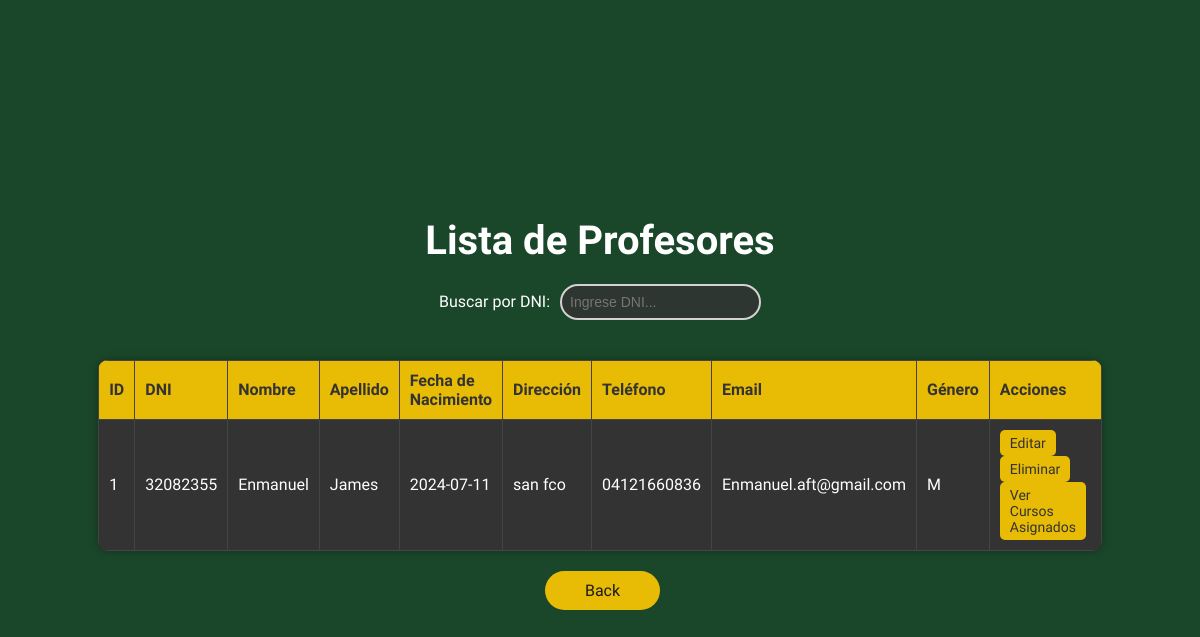
/profesores, run on an earlier commit of the app's database.
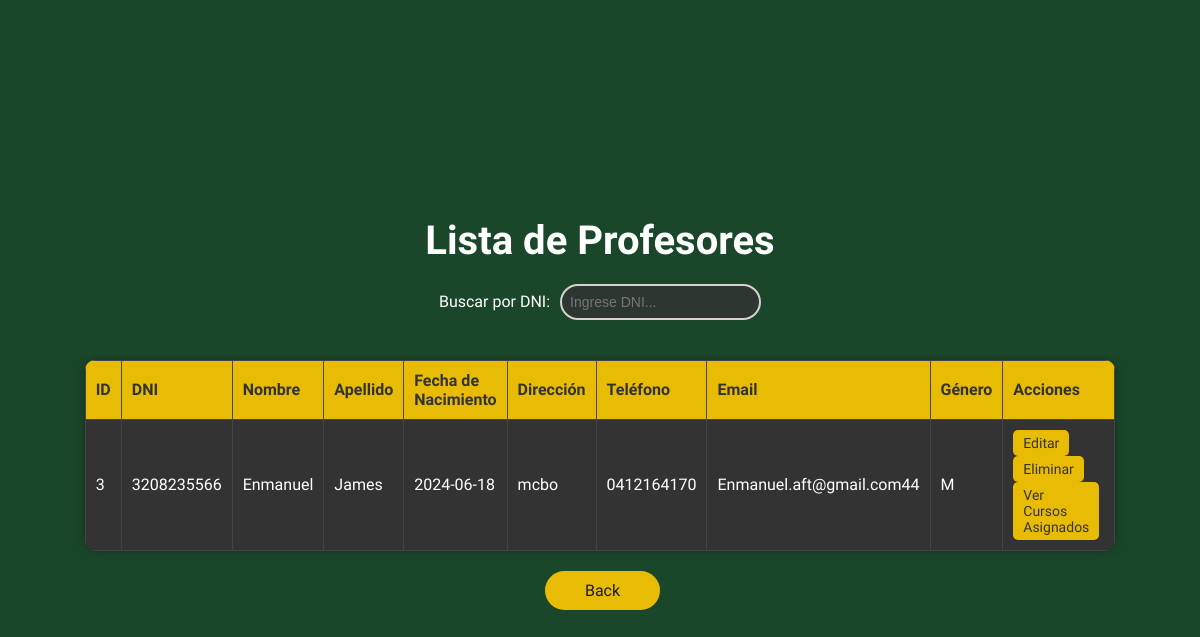
And on a later commit of the database.
### tables this page shows
CREATE TABLE Profesor (
    id_profesor INTEGER PRIMARY KEY AUTOINCREMENT,
    dni_profesor VARCHAR(20) UNIQUE NOT NULL,
    nombre VARCHAR(100) NOT NULL,
    apellido VARCHAR(100) NOT NULL,
    fecha_nacimiento DATE NOT NULL,
    direccion VARCHAR(255) NOT NULL,
    telefono VARCHAR(20) NOT NULL,
    email VARCHAR(100) UNIQUE NOT NULL,
    genero CHAR(1) CHECK(genero IN ('M', 'F'))
);

### app/views_P.py (the view)
@app.route('/profesores')
def profesores():
    conn = get_db()
    cursor = conn.execute('SELECT * FROM Profesor')
    profesores = cursor.fetchall()
    conn.close()
    return render_template('profesores.html', profesores=profesores)

### app/views_P.py (called while the page is built)
def get_db():
    db = getattr(g, '_database', None)
    if db is None:
        db = g._database = sqlite3.connect(DATABASE)
        db.row_factory = sqlite3.Row
        db.execute("PRAGMA foreign_keys = ON;")
        db.commit()
    return db

@app.teardown_appcontext
def close_connection(exception):
    db = getattr(g, '_database', None)
    if db is not None:
        db.close()

### app/templates/profesores.html (shortened to what this page needs)
<!DOCTYPE html>
<html lang="es">
<head>
</head>
<body>
    <h1>Lista de Profesores</h1>
    <div class="search-bar">
        <label for="search" class="search-label">Buscar por DNI:</label>
        <input type="text" id="search" class="search-input" onkeyup="filterProfessors()" placeholder="Ingrese DNI...">
    </div>
    <table id="professors-table">
        <tr>
            <th>ID</th>
            <th>DNI</th>
            <th>Nombre</th>
            <th>Apellido</th>
            <th>Fecha de Nacimiento</th>
            <th>Dirección</th>
            <th>Teléfono</th>
            <th>Email</th>
            <th>Género</th>
            <th>Acciones</th>
        </tr>
        {% for profesor in profesores %}
        <tr id="profesor-{{ profesor.id_profesor }}">
            <td>{{ profesor.id_profesor }}</td>
            <td>{{ profesor.dni_profesor }}</td>
            <td>{{ profesor.nombre }}</td>
            <td>{{ profesor.apellido }}</td>
            <td>{{ profesor.fecha_nacimiento }}</td>
            <td>{{ profesor.direccion }}</td>
            <td>{{ profesor.telefono }}</td>
            <td>{{ profesor.email }}</td>
            <td>{{ profesor.genero }}</td>
            <td>
                <a href="{{ url_for('edit_profesor', id=profesor.id_profesor) }}" class="button">Editar</a>
                <form method="POST" action="{{ url_for('delete_profesor', id=profesor.id_profesor) }}" style="display: inline;">
                    <button type="submit" class="button" onclick="return confirm('¿Estás seguro de eliminar este profesor?')">Eliminar</button>
                </form>
                <a href="{{ url_for('profesor_cursos_asignados', id=profesor.id_profesor) }}" class="button">Ver Cursos Asignados</a>
            </td>
        </tr>
        {% endfor %}
    </table>
    <div class="button-container">
        <a href="{{ url_for('index') }}" class="button button-back">Back</a>
    </div>
</body>
</html>

### app/templates/profesores.html (style rules this page uses)
body { font-family: 'Roboto Condensed', sans-serif; background-color: #1a472a; color: #fff; display: flex; justify-content: center; align-items: center; height: 100vh; margin: 0; flex-direction: column; }
h1 { font-size: 2.5em; margin-bottom: 20px; }
table { width: 80%; margin-top: 20px; border-collapse: collapse; background-color: rgba(51, 51, 51, 0.8); border-radius: 10px; overflow: hidden; box-shadow: 0 0 10px rgba(0, 0, 0, 0.3); }
th, td { padding: 10px; text-align: left; border: 1px solid #444; }
th { background-color: #e8bb05; color: #333; }
tr:nth-child(even) { background-color: #333; }
tr:nth-child(odd) { background-color: #444; }
.button { background-color: #e8bb05; color: #333; border: none; padding: 5px 10px; border-radius: 5px; cursor: pointer; transition: background-color 0.3s; font-size: 14px; font-family: 'Roboto Condensed', sans-serif; margin-right: 5px; text-decoration: none; display: inline-block; }
.button-container { text-align: right; margin-top: 20px; }
.button-back { background-color: #e8bb05; color: #1a1a1a; border: none; padding: 10px 40px; border-radius: 100px; cursor: pointer; transition: background-color 0.5s; font-size: 16px; font-family: 'Roboto Condensed', sans-serif; text-decoration: none; margin-left: 10px; }
.search-bar { margin-bottom: 20px; display: flex; align-items: center; }
.search-label { margin-right: 10px; }
.search-input { padding: 8px; font-size: 14px; border-radius: 55px; border: 2px solid #d6d1d1; background-color: rgba(51, 51, 51, 0.8); color: #fff; }

What changed in the data, as far as the page shows it:
removed Profesor: id_profesor "1", dni_profesor "32082355", nombre "Enmanuel", apellido "James", fecha_nacimiento "2024-07-11", direccion "san fco", telefono "04121660836", email "Enmanuel.aft@gmail.com", genero "M"
added Profesor: id_profesor "3", dni_profesor "3208235566", nombre "Enmanuel", apellido "James", fecha_nacimiento "2024-06-18", direccion "mcbo", telefono "0412164170", email "Enmanuel.aft@gmail.com44", genero "M"
